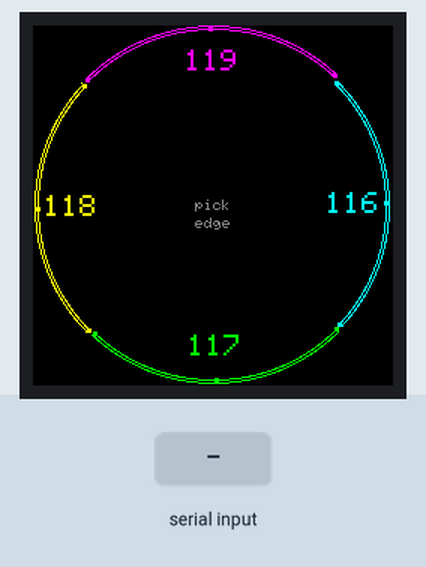
A sketch run on a simulated ESP32. Parts: 240×240 colour display. The inputs (shaded band) are chosen by the test bench. What the sketch prints to the serial monitor is not drawn.

Above: at 1.7 s.
1.8 s: "quad\n" received over Serial
3.3 s: "ring \n" received over Serial
4.8 s: "ring 90\n" received over Serial
Timing chart, 0 to 7.8 s (numbered marks = the images above; inputs shaded):
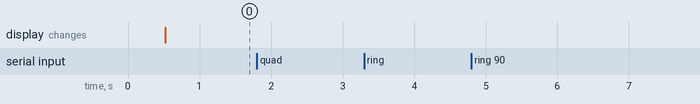

The sketch:

esp32-2424s012-quad.ino
```cpp
/*
 * esp32-2424s012-quad —— 4 个候选外环半径并排对比
 * 四个象限各画一个不同半径的外环（半径随象限递增），中心标出象限对应的半径。
 * 目的：一眼挑出"贴边但不被裁切"的外环半径。
 *
 * 串口：ring <r>  画完整外环（最终确认用）；quad 回到对比界面
 */

#define LGFX_USE_V1
#include <LovyanGFX.hpp>
#include <Arduino.h>

#define PIN_LCD_SCLK 6
#define PIN_LCD_MOSI 7
#define PIN_LCD_DC   2
#define PIN_LCD_CS   10
#define PIN_LCD_BL   3

class LGFX : public lgfx::LGFX_Device {
  lgfx::Panel_GC9A01 _panel;
  lgfx::Bus_SPI      _bus;
  lgfx::Light_PWM    _light;
 public:
  LGFX() {
    { auto c = _bus.config();
      c.spi_host = SPI2_HOST; c.spi_mode = 0;
      c.freq_write = 40000000; c.freq_read = 16000000;
      c.pin_sclk = PIN_LCD_SCLK; c.pin_mosi = PIN_LCD_MOSI;
      c.pin_miso = -1; c.pin_dc = PIN_LCD_DC;
      _bus.config(c); _panel.setBus(&_bus); }
    { auto c = _panel.config();
      c.pin_cs = PIN_LCD_CS; c.pin_rst = -1;
      c.panel_width = 240; c.panel_height = 240;
      c.readable = false; c.invert = true; c.rgb_order = false;
      _panel.config(c); }
    { auto c = _light.config();
      c.pin_bl = PIN_LCD_BL; c.freq = 12000; c.pwm_channel = 0;
      _light.config(c); _panel.setLight(&_light); }
    setPanel(&_panel);
  }
};
static LGFX lcd;

// 每个象限的候选半径（顺时针：右上→右下→左下→左上）
static const int   Q_R[4]  = {116, 117, 118, 119};
static const uint16_t Q_C[4] = {0x07FF, 0x07E0, 0xFFE0, 0xF81F};   // 青 绿 黄 品红

static void drawQuad() {
  lcd.fillScreen(TFT_BLACK);

  for (int q = 0; q < 4; q++) {
    float a0 = q * 90.0f - 45.0f;      // 每象限中心对齐坐标轴，便于比较
    float a1 = a0 + 88.0f;
    lcd.drawArc(120, 120, Q_R[q] - 1, Q_R[q] + 1, a0, a1, Q_C[q]);   // 2px 粗
    // 端点小方块，方便看清是否被裁
    for (float a = a0; a <= a1; a += 44.0f) {
      float rd = a * DEG_TO_RAD;
      int x = 120 + (int)(cosf(rd) * Q_R[q]);
      int y = 120 + (int)(sinf(rd) * Q_R[q]);
      lcd.fillRect(x - 1, y - 1, 3, 3, Q_C[q]);
    }
    // 象限标签
    float am = (a0 + a1) / 2.0f * DEG_TO_RAD;
    int lx = 120 + (int)(cosf(am) * (Q_R[q] - 22));
    int ly = 120 + (int)(sinf(am) * (Q_R[q] - 22));
    lcd.setTextDatum(textdatum_t::middle_center);
    lcd.setTextSize(2);
    lcd.setTextColor(Q_C[q], TFT_BLACK);
    lcd.drawString(String(Q_R[q]).c_str(), lx, ly);
  }

  lcd.setTextDatum(textdatum_t::middle_center);
  lcd.setTextSize(1);
  lcd.setTextColor(0x8410, TFT_BLACK);
  lcd.drawString("pick", 120, 120);
  lcd.drawString("edge", 120, 132);
}

static void drawRing(int r) {
  lcd.fillScreen(TFT_BLACK);
  lcd.drawArc(120, 120, r - 1, r + 1, 0, 359, 0xF81F);
  lcd.setTextDatum(textdatum_t::middle_center);
  lcd.setTextSize(3);
  lcd.setTextColor(TFT_WHITE, TFT_BLACK);
  lcd.drawString(String(r).c_str(), 120, 120);
}

static char    g_line[32];
static uint8_t g_len = 0;

static void pollSerial() {
  while (Serial.available()) {
    char ch = (char)Serial.read();
    if (ch == '\r') continue;
    if (ch != '\n') { if (g_len < sizeof(g_line) - 1) g_line[g_len++] = ch; continue; }
    g_line[g_len] = 0; g_len = 0;
    String cmd(g_line); cmd.trim();
    if (cmd.length() == 0) continue;
    if (cmd == "quad") { drawQuad(); Serial.printf("对比界面\r\n"); }
    else if (cmd.startsWith("ring ")) {
      int r = cmd.substring(5).toInt();
      if (r >= 100 && r <= 125) { drawRing(r); Serial.printf("外环 r=%d\r\n", r); }
      else Serial.printf("范围 100~125\r\n");
    } else Serial.printf("命令：quad | ring <r>\r\n");
  }
}

void setup() {
  Serial.begin(115200);
  delay(300);
  lcd.init();
  lcd.setBrightness(255);
  drawQuad();
  Serial.printf("\r\n=== quad compare ===\r\n右上=116 右下=117 左下=118 左上=119\r\n");
}

void loop() {
  pollSerial();
  delay(20);
}
```

Measured:
- after the input at 1.8 s, every drawn part: stays the same
- after the input at 3.3 s, every drawn part: stays the same
- after the input at 4.8 s, every drawn part: stays the same
